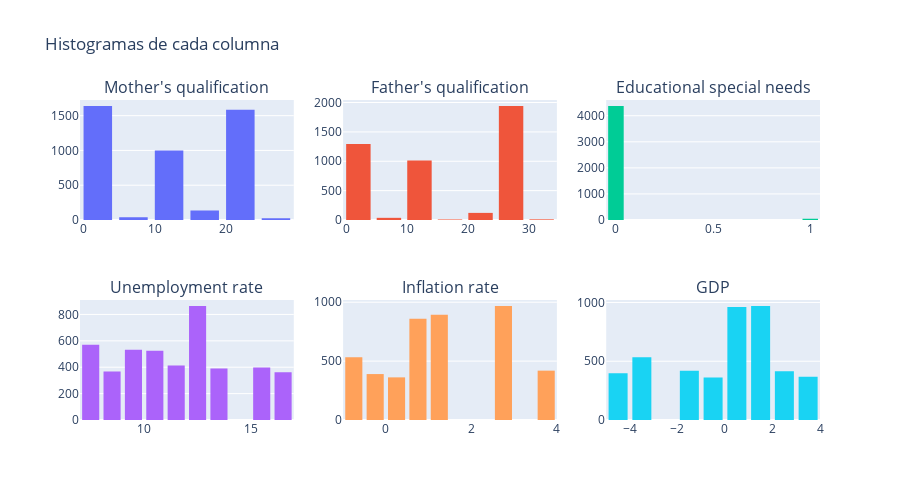

The cell this chart's notebook holds for it:
### Markdown cell above
Graficar distribución de los datos antes de quitar elementos

### Code cell
import plotly.graph_objects as go
from plotly.subplots import make_subplots

# Crear dataframe sin la columna Target sólo con fines de graficación
df_filtered_plot = df_filtered.iloc[:,0:6]

fig = make_subplots(rows=2, cols=3, subplot_titles=df_filtered_plot.columns)

for i, col in enumerate(df_filtered_plot.columns):
    ax = i//3 + 1
    ay = i%3 + 1
    fig.add_trace(go.Histogram(x=df_filtered_plot[col], name=col, nbinsx=11), ax, ay)
    
fig.update_layout(title='Histogramas de cada columna', bargap=0.2, height=500, width=900, showlegend=False)

### Figure 1 — Plotly figure (JSON) as saved in the notebook; plotly's stock layout.template omitted (floating-point values rounded to 4 significant figures; data arrays with more than 128 entries replaced by an {"elided": "..."} marker saying what was removed)
{"data": [{"name": "Mother's qualification", "nbinsx": 11, "type": "histogram", "x": {"elided": "4424 int values"}, "xaxis": "x", "yaxis": "y"}, {"name": "Father's qualification", "nbinsx": 11, "type": "histogram", "x": {"elided": "4424 int values"}, "xaxis": "x2", "yaxis": "y2"}, {"name": "Educational special needs", "nbinsx": 11, "type": "histogram", "x": {"elided": "4424 int values"}, "xaxis": "x3", "yaxis": "y3"}, {"name": "Unemployment rate", "nbinsx": 11, "type": "histogram", "x": {"elided": "4424 float values"}, "xaxis": "x4", "yaxis": "y4"}, {"name": "Inflation rate", "nbinsx": 11, "type": "histogram", "x": {"elided": "4424 float values"}, "xaxis": "x5", "yaxis": "y5"}, {"name": "GDP", "nbinsx": 11, "type": "histogram", "x": {"elided": "4424 float values"}, "xaxis": "x6", "yaxis": "y6"}], "layout": {"annotations": [{"font": {"size": 16}, "showarrow": false, "text": "Mother's qualification", "x": 0.1444, "xanchor": "center", "xref": "paper", "y": 1, "yanchor": "bottom", "yref": "paper"}, {"font": {"size": 16}, "showarrow": false, "text": "Father's qualification", "x": 0.5, "xanchor": "center", "xref": "paper", "y": 1, "yanchor": "bottom", "yref": "paper"}, {"font": {"size": 16}, "showarrow": false, "text": "Educational special needs", "x": 0.8556, "xanchor": "center", "xref": "paper", "y": 1, "yanchor": "bottom", "yref": "paper"}, {"font": {"size": 16}, "showarrow": false, "text": "Unemployment rate", "x": 0.1444, "xanchor": "center", "xref": "paper", "y": 0.375, "yanchor": "bottom", "yref": "paper"}, {"font": {"size": 16}, "showarrow": false, "text": "Inflation rate", "x": 0.5, "xanchor": "center", "xref": "paper", "y": 0.375, "yanchor": "bottom", "yref": "paper"}, {"font": {"size": 16}, "showarrow": false, "text": "GDP", "x": 0.8556, "xanchor": "center", "xref": "paper", "y": 0.375, "yanchor": "bottom", "yref": "paper"}], "bargap": 0.2, "height": 500, "showlegend": false, "title": {"text": "Histogramas de cada columna"}, "width": 900, "xaxis": {"anchor": "y", "domain": [0, 0.2889]}, "xaxis2": {"anchor": "y2", "domain": [0.3556, 0.6444]}, "xaxis3": {"anchor": "y3", "domain": [0.7111, 1]}, "xaxis4": {"anchor": "y4", "domain": [0, 0.2889]}, "xaxis5": {"anchor": "y5", "domain": [0.3556, 0.6444]}, "xaxis6": {"anchor": "y6", "domain": [0.7111, 1]}, "yaxis": {"anchor": "x", "domain": [0.625, 1]}, "yaxis2": {"anchor": "x2", "domain": [0.625, 1]}, "yaxis3": {"anchor": "x3", "domain": [0.625, 1]}, "yaxis4": {"anchor": "x4", "domain": [0, 0.375]}, "yaxis5": {"anchor": "x5", "domain": [0, 0.375]}, "yaxis6": {"anchor": "x6", "domain": [0, 0.375]}}}
